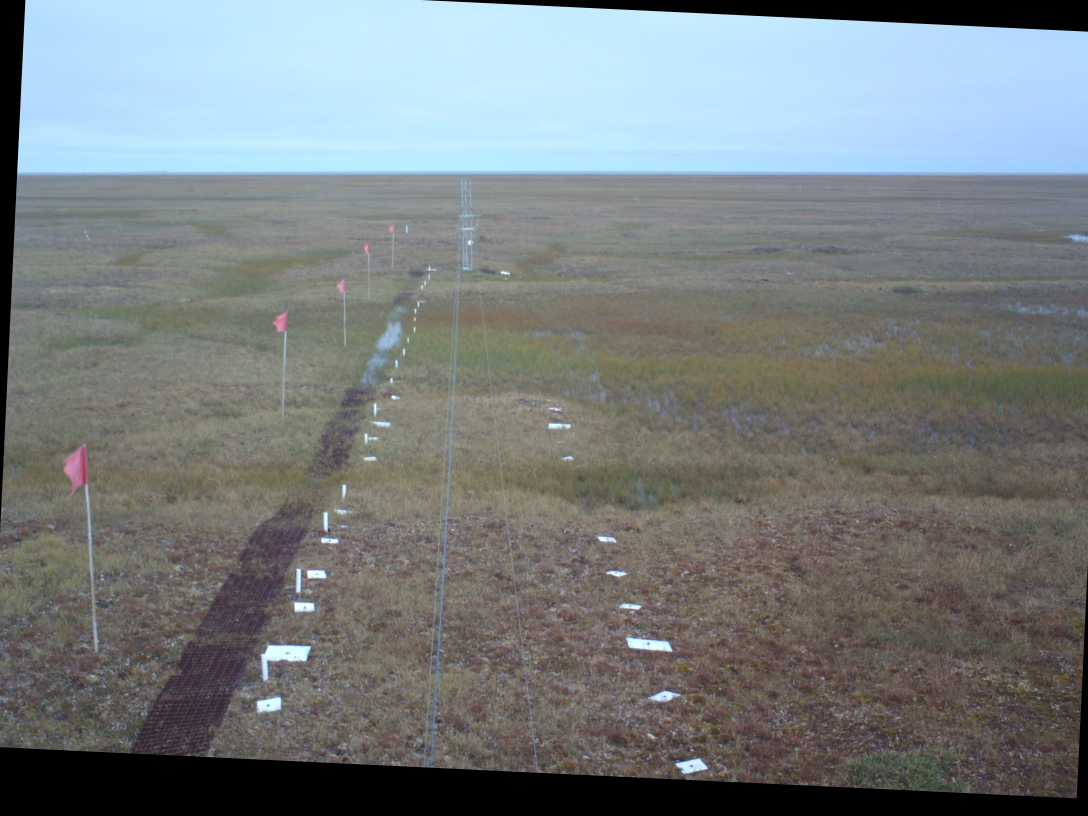
#> input picture goldenStandard/goldenStandard_-2.717_20130810161302.jpg, 3264 x 2448 px (shown at 1/3 size)
$ python -i featureDetection.py   (imports and definitions only)
#> lines starting #> are read from the running program, lines starting #| are printed output that depends on the picture; after the words box and inside, x2 and y2 are one past the last pixel; in counts of white or black regions, pixels touching at a corner belong together
"""Utilities for finding the horizon line"""

import cv2

import numpy as np
import matplotlib.pyplot as plt
from pathlib import Path
import os

from PIL import Image, ExifTags

from datetime import datetime
from tqdm import tqdm

#last line of the image before timestamp
imgend = 2299
#goldB = 589.2652532259266
goldB = 582.3542738867756

#goldA = 0.006334331804510105
goldA = -0.047456609746488194


def detect_horizon_line(image_grayscaled):
    """Detect the horizon's starting and ending points in the given image

    The horizon line is detected by applying Otsu's threshold method to
    separate the sky from the remainder of the image.

    :param image_grayscaled: grayscaled image to detect the horizon on, of
     shape (height, width)
    :type image_grayscale: np.ndarray of dtype uint8
    :return: the (x1, x2, y1, y2) coordinates for the starting and ending
     points of the detected horizon line
    :rtype: tuple(int)
    """

    msg = ('`image_grayscaled` should be a grayscale, 2-dimensional image '
           'of shape (height, width).')
    assert image_grayscaled.ndim == 2, msg
    image_blurred = cv2.GaussianBlur(image_grayscaled, ksize=(3, 3), sigmaX=0)

    _, image_thresholded = cv2.threshold(
        image_blurred, thresh=0, maxval=1,
        type=cv2.THRESH_BINARY+cv2.THRESH_OTSU
    )
    image_thresholded = image_thresholded - 1
    image_closed = cv2.morphologyEx(image_thresholded, cv2.MORPH_CLOSE,
                                    kernel=np.ones((9, 9), np.uint8))

    horizon_x1 = 0
    horizon_x2 = image_grayscaled.shape[1] - 1
    horizon_y1 = max(np.where(image_closed[:, horizon_x1] == 0)[0])
    horizon_y2 = max(np.where(image_closed[:, horizon_x2] == 0)[0])

    x = np.arange(horizon_x1,horizon_x2,10)
    y = []
    for i in x:
        y.append(min(np.where(image_closed[:, i] == 255)[0]))
    #cv2.imshow("hi",image_closed)
    #return image_closed
    return x,y,image_closed
    return horizon_x1, horizon_x2, horizon_y1, horizon_y2

def warp(img,matrix):
    return cv2.warpAffine(img, matrix, (img.shape[1], img.shape[0]))

# [164 lines left out: functions getRotationMatrix, getVerticalShiftMatrix, getDateTime, getkeydescSift, flannMatcher, drawgraph and 4 more, not called in this run]

def getfilestructure(path):
    return str(path.parent).replace(str(data_dir),"")[1:] #indexing to remove starting /

# [22 lines left out: functions slideshow, writetocsv, not called in this run]

# [126 lines not run here, left out]
        # [19 lines of commented-out code are left out]

>>> import cv2
>>> picture = cv2.imread('goldenStandard/goldenStandard_-2.717_20130810161302.jpg', cv2.IMREAD_GRAYSCALE)
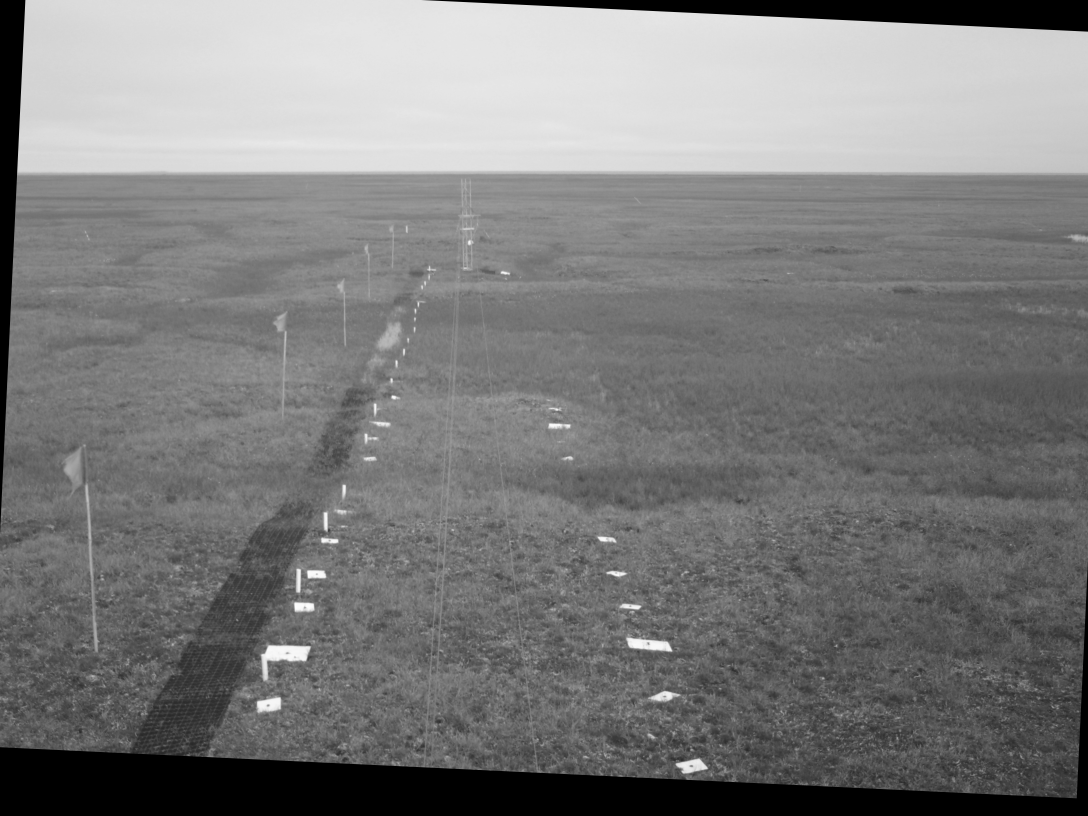
#> picture: shape (2448, 3264) (shown at 1/3 size); min 0, max 254, mean 123.7
>>> result = detect_horizon_line(picture)
#> in detect_horizon_line, `_, image_thresholded = cv2.threshold( image_blurred, thresh=0, maxval=..`:
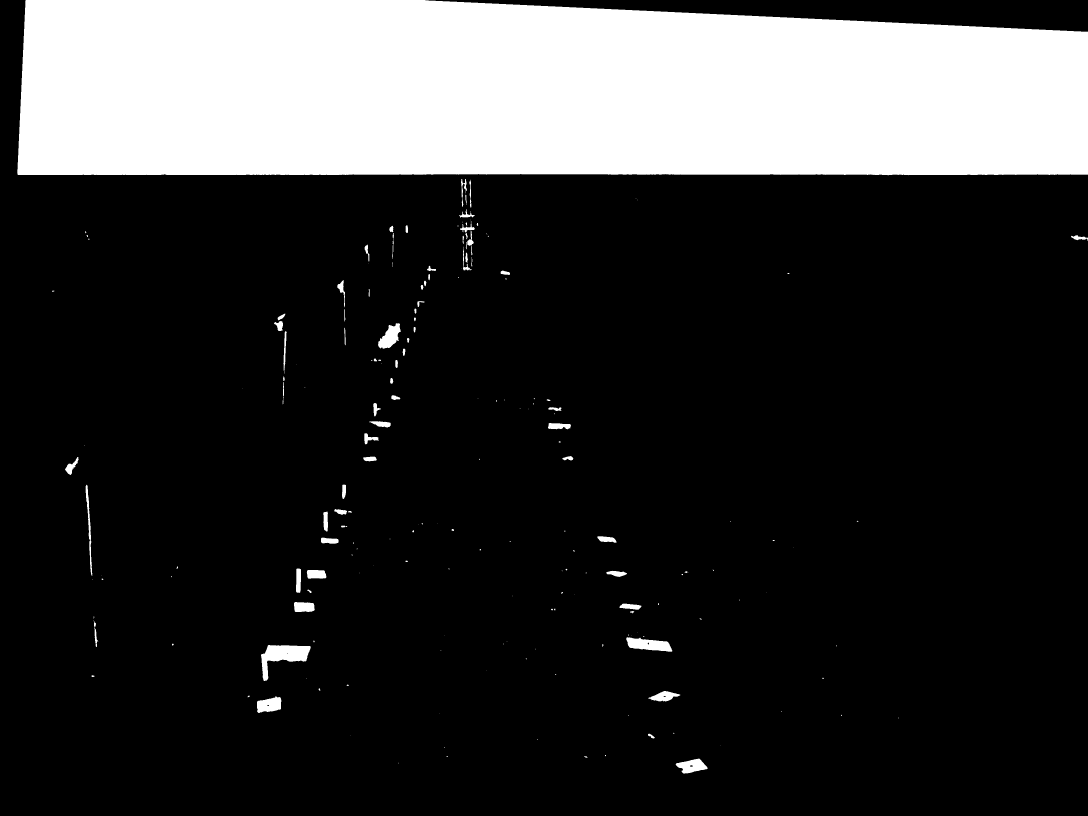
#> image_thresholded: shape (2448, 3264) (shown at 1/3 size); values 0 (black) and 1 (white), 20.4% white; 194 white regions (101 under 20 px), largest, box (x1, y1, x2, y2) and area: (52, 0, 3264, 526) 1581344, (783, 1935, 932, 2043) 7076, (1879, 1912, 2017, 1955) 3846
#> in detect_horizon_line, `image_closed = cv2.morphologyEx(image_thresholded, cv2.MORPH_CLOSE, ke..`:
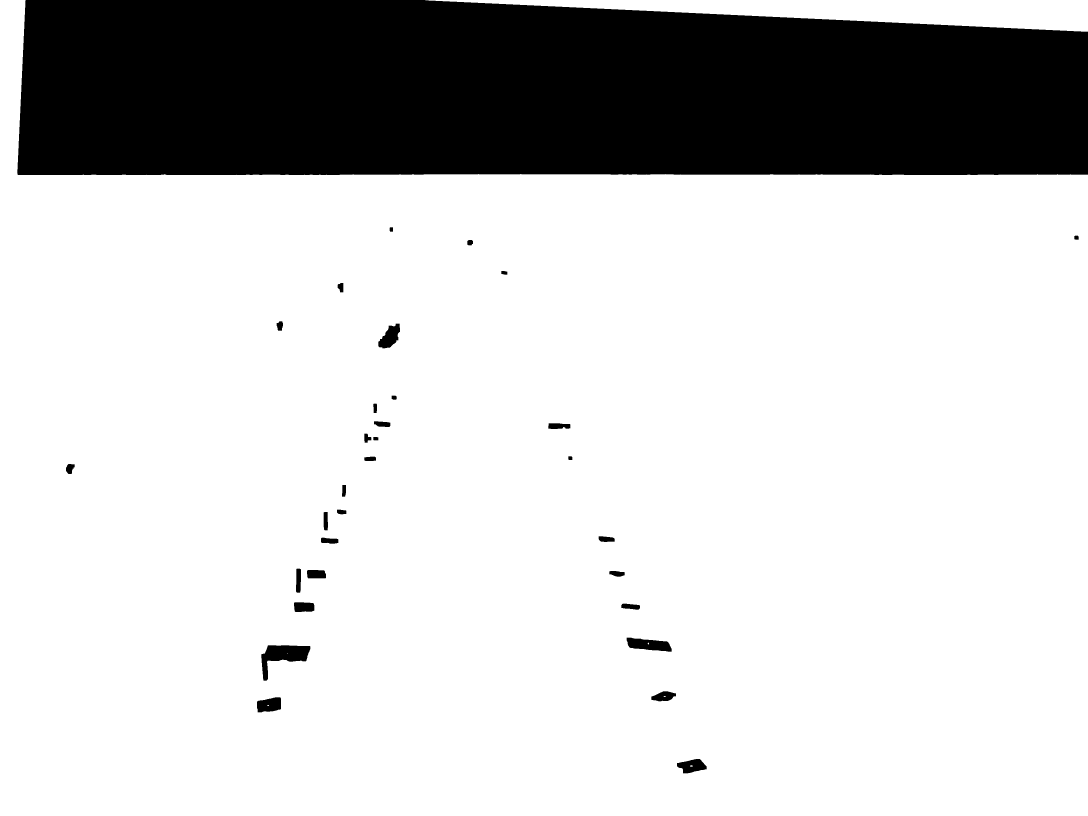
#> image_closed: shape (2448, 3264) (shown at 1/3 size); 79.8% white; 32 black regions, largest, box (x1, y1, x2, y2) and area: (52, 0, 3264, 525) 1581188, (784, 1936, 931, 2042) 7021, (1880, 1913, 2015, 1955) 3800
#> (the run stopped early here; a loop or call above may not have finished)

$ run again, on goldenStandard/goldenStandard2_0.3629_20130719155902.jpg
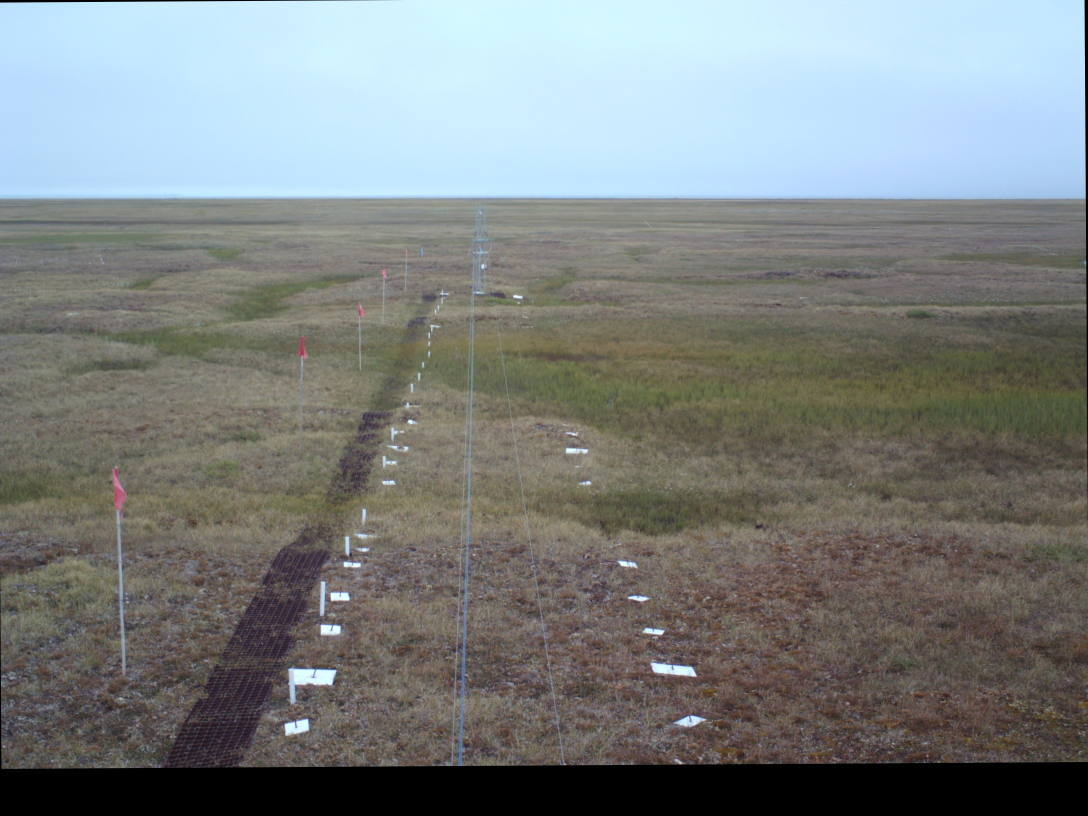
#> input picture goldenStandard/goldenStandard2_0.3629_20130719155902.jpg, 3264 x 2448 px (shown at 1/3 size)
#> in detect_horizon_line, `_, image_thresholded = cv2.threshold( image_blurred, thresh=0, maxval=..`:
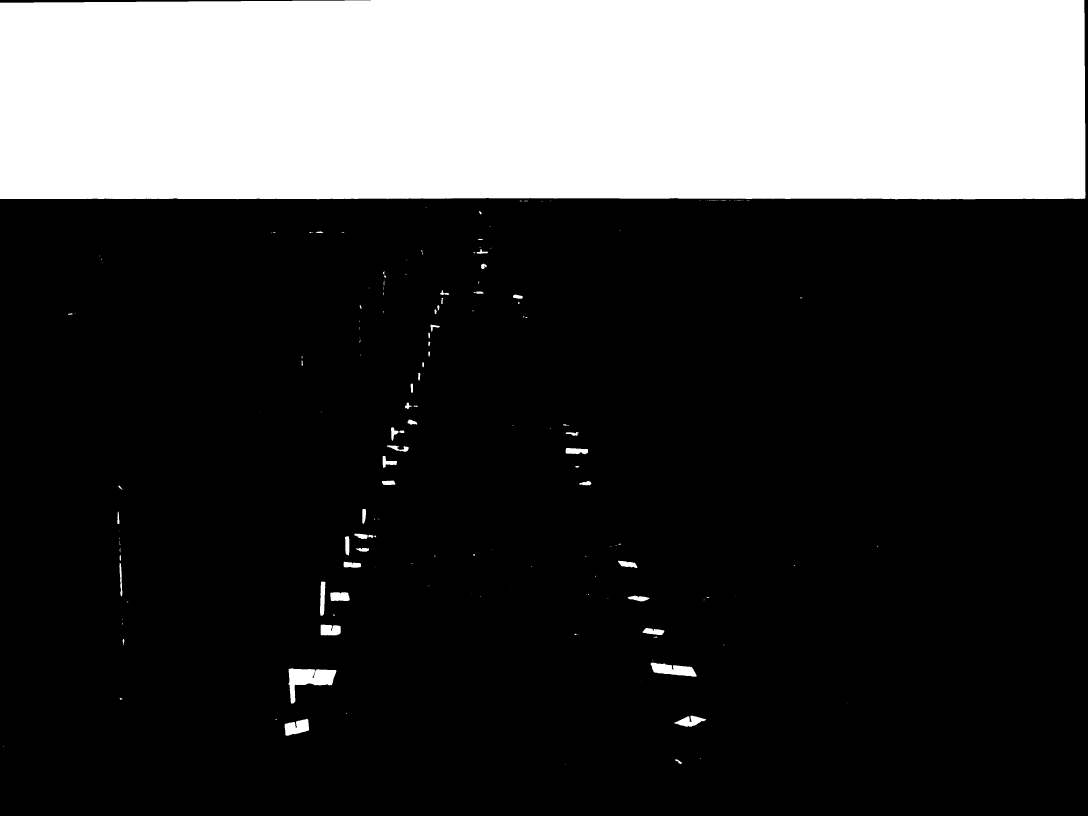
#> image_thresholded: shape (2448, 3264) (shown at 1/3 size); values 0 (black) and 1 (white), 24.6% white; 162 white regions (94 under 20 px), largest, box (x1, y1, x2, y2) and area: (0, 0, 3257, 598) 1936032, (865, 2005, 1009, 2111) 7019, (1952, 1988, 2090, 2030) 3571
#> in detect_horizon_line, `image_closed = cv2.morphologyEx(image_thresholded, cv2.MORPH_CLOSE, ke..`:
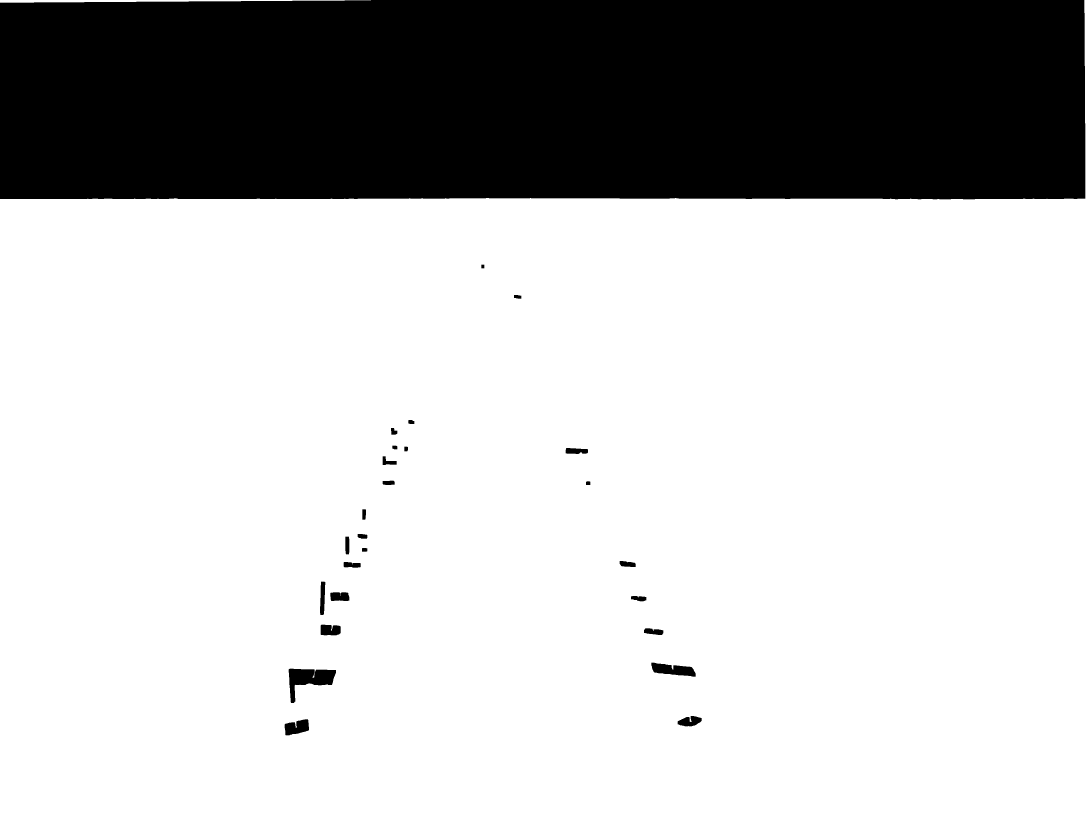
#> image_closed: shape (2448, 3264) (shown at 1/3 size); 75.4% white; 26 black regions, largest, box (x1, y1, x2, y2) and area: (0, 0, 3256, 598) 1935930, (866, 2006, 1008, 2109) 6944, (1954, 1988, 2087, 2030) 3515
#> horizon_y1 = 596
